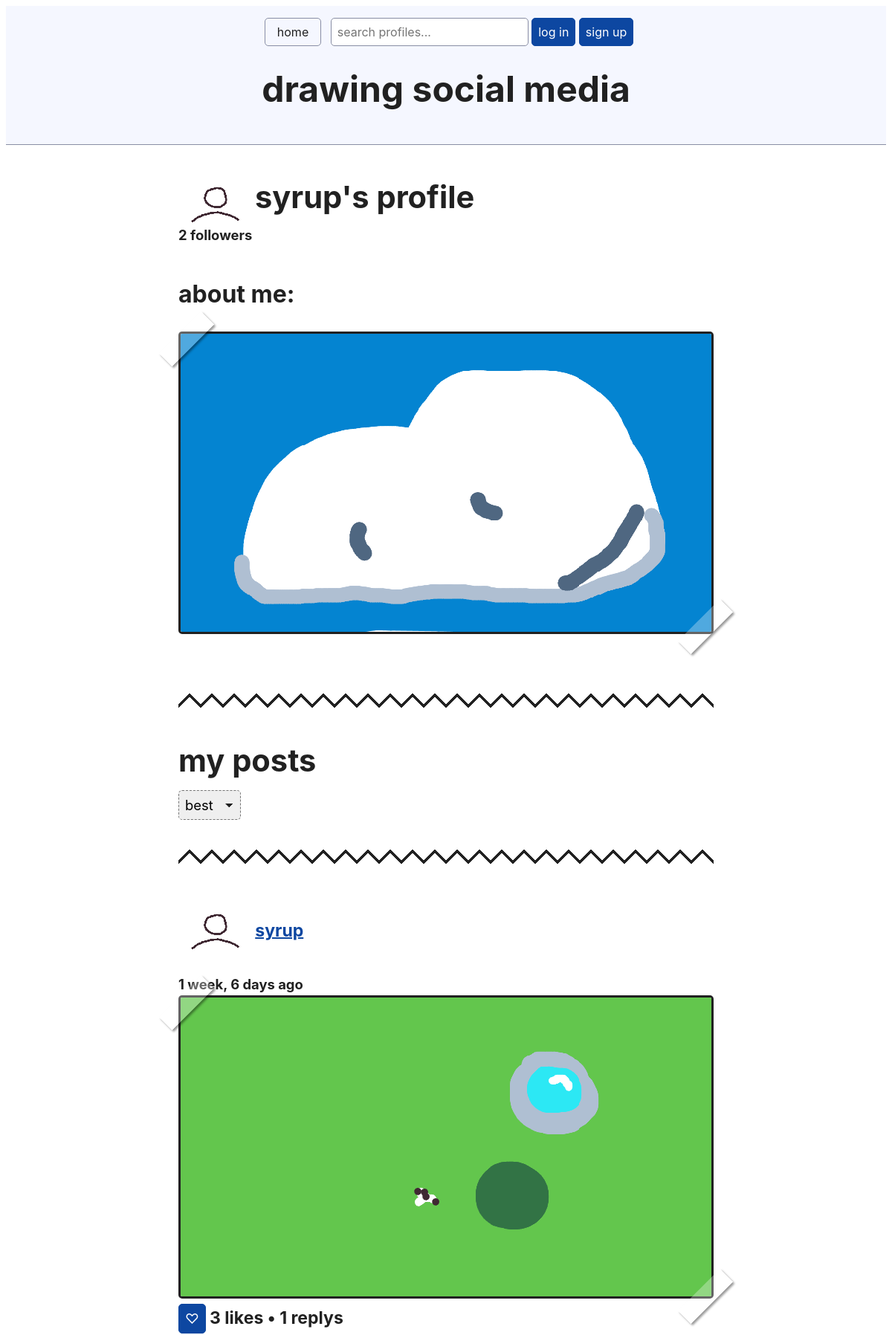
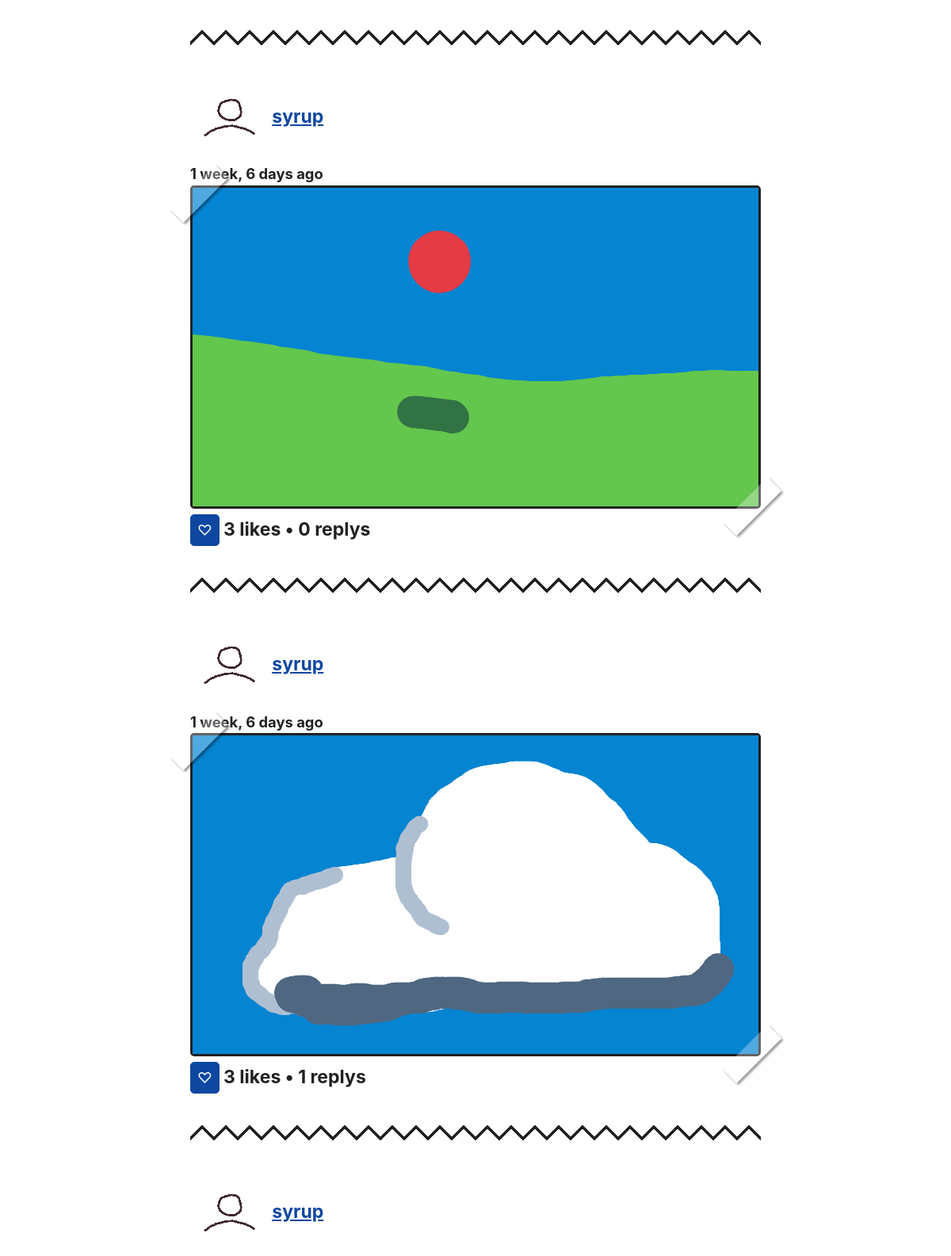
Page /profile/1/ (upper part) on the committed database (2 pictures, top to bottom).
### socialMedia/models.py (models this page shows, shortened)
class UserProfile(models.Model):
    user = models.OneToOneField(User, on_delete=models.CASCADE)
    profile_picture = models.ImageField(default="placeholders/fpfPlaceholder.png")
    bio_picture = models.ImageField(default="placeholders/bioPlaceholder.png")
    def __str__(self):
        return self.user.username

class Post(models.Model):
    body = models.ImageField()
    created_by = models.ForeignKey("UserProfile", on_delete=models.CASCADE)
    created_on = models.DateTimeField(auto_now_add=True)

### socialMedia/views.py (the view, shortened to what this page needs)
# urls.py: path('profile/<int:pk>/',views.profile_detail,name="profile_detail"),
def profile_detail(request, pk):
    profile = UserProfile.objects.get(pk=pk)
    page=1
    order_by="-like_count"
    url_sort_by="best"
    parsed_url = parse_qs(urlparse(request.build_absolute_uri()).query)
    if('page' in parsed_url):
        page=parsed_url['page'][0]
    posts = Post.objects.filter(created_by=pk)
    posts = Paginator(posts.annotate(like_count=Count('likes')+1).order_by(order_by), 10)
    context = {
        "profile" : profile,
        "posts": posts.page(page),
        "url_sort_by":url_sort_by,
        "sort_by" :order_by,
        "page" : page,
        "max_page" : posts.num_pages,
    }
    return render(request, "profile_detail.html", context)

### socialMedia/templates/profile_detail.html (shortened to what this page needs)
{% extends "base.html" %}
{% block page_content %}
    <!-- {% load static %}
    <img src="/media/{{post.body.name }}" alt="body image"> -->
    <div style="margin-top: 3rem;margin-bottom: 3rem;">
        {% if user == profile.user %}
            <a href="{% url 'create_pfp' %}"><img style="height: 55px; border-style: none;vertical-align: middle;" src="/media/{{profile.profile_picture}}" alt="body image"></a>
        {% else %}
            <img style="height: 55px; border-style: none;vertical-align: middle;" src="/media/{{profile.profile_picture}}" alt="body image">
        {% endif %}
        {% if user == profile.user %}
            <h2 style="display: inline;">my profile</h2>
        {% else %}
            <h2 style="display: inline;">{{profile.user}}'s profile</h2>
        {% endif %}
        {% if user.is_authenticated %}
            {% if profile.user != user %}
                {% load filters %}
            {% endif %}
        {% endif %}
        <br>
        <b style="margin-top: 0;" id="fc{{profile.pk}}" >{{profile.followers.all.count}} followers </b>
        <h3>about me:</h3>
        {% if user == profile.user %}
            <div class="photo"><a href="{% url 'create_bio' %}"><img class="art" style="width: 100%; vertical-align: middle;" src="/media/{{profile.bio_picture}}" alt="body image"></a></div>
        {% else %}
            <div class="photo"><img class="art" style="width: 100%; vertical-align: middle;" src="/media/{{profile.bio_picture}}" alt="body image"></div>
        {% endif %}
    </div>
    <div class="zig-zag-line"></div>
    <h2 style="margin: 1rem 0 1rem 0;">my posts</h2>
    {% include "components/sort.html" %}
    {% for post in posts %}
        {% include 'components/post.html' %}
    {% endfor %}
{% endblock page_content %}

### socialMedia/templates/base.html (shortened to what this page needs)
<!DOCTYPE html>
<html lang="en">
<head>
    {% load static %}
    <link rel="stylesheet" href="{% static 'simple.min.css' %}">
</head>
<body hx-headers='{"X-CSRFToken": "{{ csrf_token }}"}'>
    <header>
        <nav>
            <a href="{% url 'home'%}">home</a>
            <form style="display: inline;" method="get" id="search">
                <input type="text" onchange="document.getElementById('search').action = `/search/${this.value}/`;" placeholder="search profiles...">
            </form>
            {% if user.is_authenticated %}
                <a href="{% url 'profile_detail' user.pk %}">profile</a>
                <a href="{% url 'account_settings'%}">settings</a>
                <form style="display: inline;" method="post" action="{% url 'logout' %}">
                    {% csrf_token %}
                    <button type="submit">log Out</button>
                </form>
            {% else %}
                <form style="display: inline;" method="post" action="{% url 'login' %}">
                    <button type="submit">log in</button>
                </form>
                <form style="display: inline;" method="post" action="{% url 'signup' %}">
                    <button type="submit">sign up</button>
                </form>
            {% endif %}
        </nav>
        <h1>drawing social media</h1>
    </header>
    {% block page_content %}{% endblock page_content %}
</body>
</html>

### socialMedia/templates/components/sort.html (shortened to what this page needs)
<div>
    <select onchange="location = window.location.href.split('?')[0] + this.value;">
        {% if url_sort_by == "new" %}
            <option selected value="?sort_by=new">new</option>
            <option value="?sort_by=best">best</option>
            <option value="?sort_by=worst">worst</option>
        {%  elif url_sort_by == "best" %}
            <option selected value="?sort_by=best">best</option>
         {%  elif url_sort_by == "worst" %}
            <option value="?sort_by=new">new</option>
            <option value="?sort_by=best">best</option>
            <option selected value="?sort_by=worst">worst</option>
        {% endif%}
    </select>
    <div class="zig-zag-line"></div>
</div>

### socialMedia/templates/components/post.html (shortened to what this page needs)
{% load static %}
{% load filters %}
<div class="post">
    <div>
        <h4>
            <a href="{% url 'profile_detail' post.created_by.pk%}"><img style="height: 55px; border-style: none;vertical-align: middle;" src="/media/{{post.created_by.profile_picture}}" alt="body image"></a>
            <a href="{% url 'profile_detail' post.created_by.pk%}">{{ post.created_by }}</a>
        </h4>
        <b>{{ post.created_on|timesince}} ago</b>
        <div class="photo"><a href="{% url 'post_detail' post.pk%}"> <img class="art" src="/media/{{post.body.name }}" alt="body image"></a></div>
    </div>
    {% if user.is_authenticated %}
            <button hx-post="{% url 'post_like' post.pk %}">
                {% if post.likes.all|dasame:user.pk %}
                    ♥
                {% else %}
                    ♡
                {% endif %}
            </button>
    {% else %}
        <form style="display: inline;" method="post" action="{% url 'login' %}">
            <button type="submit">♡</button>
        </form>
    {% endif %}
    <h4 style="display: inline"> <span id='like-count' x-text="likes">{{post.likes.all.count}}</span> likes • <span x-text="replys">{{post.replys.all.count}}</span> replys</h4>
    <div class="zig-zag-line"></div>
</div>

### rows in the picture
UserProfile: profile_picture (picture), user "syrup", followers.all.count "2", bio_picture (picture)
Post: created_by.profile_picture (picture), created_by "syrup", created_on "1 week, 6 days", body.name (picture), likes.all.count "3", replys.all.count "1"
Post: created_by.profile_picture (picture), created_by "syrup", created_on "1 week, 6 days", body.name (picture), likes.all.count "3", replys.all.count "0"
Post: created_by.profile_picture (picture), created_by "syrup", created_on "1 week, 6 days", body.name (picture), likes.all.count "3", replys.all.count "1"
Post: created_by.profile_picture (picture), created_by "syrup"
